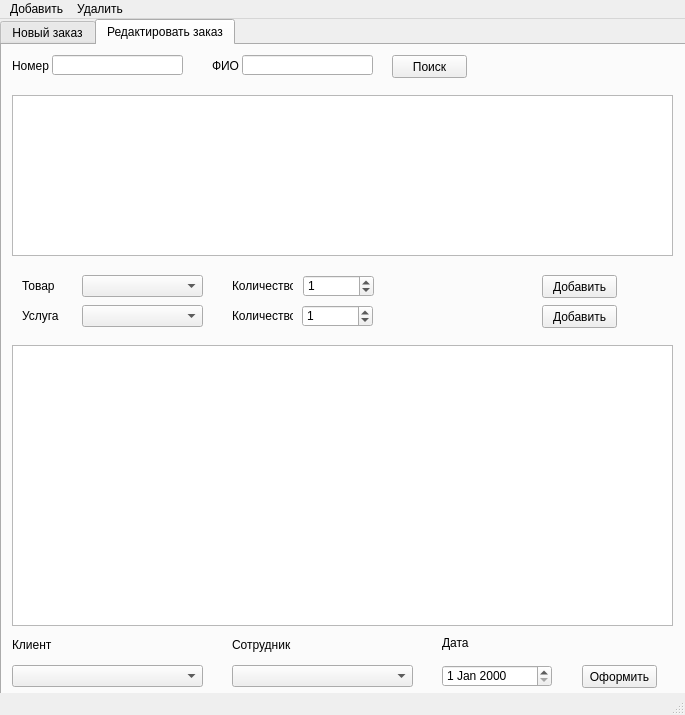
<?xml version="1.0" encoding="UTF-8"?>
<ui version="4.0">
 <class>MainWindow</class>
 <widget class="QMainWindow" name="MainWindow">
  <property name="geometry">
   <rect>
    <x>0</x>
    <y>0</y>
    <width>685</width>
    <height>715</height>
   </rect>
  </property>
  <property name="windowTitle">
   <string>MainWindow</string>
  </property>
  <widget class="QWidget" name="centralwidget">
   <widget class="QTabWidget" name="tabWidget">
    <property name="geometry">
     <rect>
      <x>0</x>
      <y>0</y>
      <width>691</width>
      <height>691</height>
     </rect>
    </property>
    <property name="currentIndex">
     <number>1</number>
    </property>
    <widget class="QWidget" name="tab">
     <attribute name="title">
      <string>Новый заказ</string>
     </attribute>
     <widget class="QComboBox" name="comboBox">
      <property name="geometry">
       <rect>
        <x>70</x>
        <y>10</y>
        <width>121</width>
        <height>22</height>
       </rect>
      </property>
     </widget>
     <widget class="QLabel" name="label">
      <property name="geometry">
       <rect>
        <x>10</x>
        <y>10</y>
        <width>51</width>
        <height>21</height>
       </rect>
      </property>
      <property name="text">
       <string>Товар</string>
      </property>
     </widget>
     <widget class="QDateEdit" name="dateEdit">
      <property name="geometry">
       <rect>
        <x>450</x>
        <y>620</y>
        <width>110</width>
        <height>22</height>
       </rect>
      </property>
     </widget>
     <widget class="QLabel" name="label_2">
      <property name="geometry">
       <rect>
        <x>220</x>
        <y>10</y>
        <width>61</width>
        <height>21</height>
       </rect>
      </property>
      <property name="text">
       <string>Количество</string>
      </property>
     </widget>
     <widget class="QLabel" name="label_3">
      <property name="geometry">
       <rect>
        <x>10</x>
        <y>40</y>
        <width>47</width>
        <height>21</height>
       </rect>
      </property>
      <property name="text">
       <string>Услуга</string>
      </property>
     </widget>
     <widget class="QComboBox" name="comboBox_2">
      <property name="geometry">
       <rect>
        <x>70</x>
        <y>40</y>
        <width>121</width>
        <height>22</height>
       </rect>
      </property>
     </widget>
     <widget class="QLabel" name="label_5">
      <property name="geometry">
       <rect>
        <x>220</x>
        <y>40</y>
        <width>61</width>
        <height>21</height>
       </rect>
      </property>
      <property name="text">
       <string>Количество</string>
      </property>
     </widget>
     <widget class="QSpinBox" name="spinBox">
      <property name="geometry">
       <rect>
        <x>291</x>
        <y>10</y>
        <width>71</width>
        <height>22</height>
       </rect>
      </property>
      <property name="maximum">
       <number>1000000000</number>
      </property>
      <property name="value">
       <number>1</number>
      </property>
     </widget>
     <widget class="QSpinBox" name="spinBox_2">
      <property name="geometry">
       <rect>
        <x>290</x>
        <y>40</y>
        <width>71</width>
        <height>22</height>
       </rect>
      </property>
      <property name="maximum">
       <number>100000000</number>
      </property>
      <property name="value">
       <number>1</number>
      </property>
     </widget>
     <widget class="QPushButton" name="pushButton">
      <property name="geometry">
       <rect>
        <x>530</x>
        <y>10</y>
        <width>75</width>
        <height>23</height>
       </rect>
      </property>
      <property name="text">
       <string>Добавить</string>
      </property>
     </widget>
     <widget class="QPushButton" name="pushButton_2">
      <property name="geometry">
       <rect>
        <x>530</x>
        <y>40</y>
        <width>75</width>
        <height>23</height>
       </rect>
      </property>
      <property name="text">
       <string>Добавить</string>
      </property>
     </widget>
     <widget class="QPushButton" name="pushButton_3">
      <property name="geometry">
       <rect>
        <x>590</x>
        <y>620</y>
        <width>75</width>
        <height>23</height>
       </rect>
      </property>
      <property name="text">
       <string>Оформить</string>
      </property>
     </widget>
     <widget class="QComboBox" name="comboBox_3">
      <property name="geometry">
       <rect>
        <x>240</x>
        <y>620</y>
        <width>181</width>
        <height>22</height>
       </rect>
      </property>
     </widget>
     <widget class="QComboBox" name="comboBox_4">
      <property name="geometry">
       <rect>
        <x>20</x>
        <y>620</y>
        <width>191</width>
        <height>22</height>
       </rect>
      </property>
     </widget>
     <widget class="QLabel" name="label_4">
      <property name="geometry">
       <rect>
        <x>20</x>
        <y>590</y>
        <width>191</width>
        <height>20</height>
       </rect>
      </property>
      <property name="text">
       <string>Клиент</string>
      </property>
     </widget>
     <widget class="QLabel" name="label_6">
      <property name="geometry">
       <rect>
        <x>240</x>
        <y>590</y>
        <width>181</width>
        <height>20</height>
       </rect>
      </property>
      <property name="text">
       <string>Сотрудник</string>
      </property>
     </widget>
     <widget class="QLabel" name="label_7">
      <property name="geometry">
       <rect>
        <x>450</x>
        <y>590</y>
        <width>111</width>
        <height>16</height>
       </rect>
      </property>
      <property name="text">
       <string>Дата</string>
      </property>
     </widget>
     <widget class="QTableView" name="tableView">
      <property name="geometry">
       <rect>
        <x>10</x>
        <y>80</y>
        <width>661</width>
        <height>501</height>
       </rect>
      </property>
     </widget>
    </widget>
    <widget class="QWidget" name="tab_3">
     <attribute name="title">
      <string>Редактировать заказ</string>
     </attribute>
     <widget class="QLineEdit" name="lineEdit">
      <property name="geometry">
       <rect>
        <x>50</x>
        <y>10</y>
        <width>131</width>
        <height>20</height>
       </rect>
      </property>
     </widget>
     <widget class="QLineEdit" name="lineEdit_2">
      <property name="geometry">
       <rect>
        <x>240</x>
        <y>10</y>
        <width>131</width>
        <height>20</height>
       </rect>
      </property>
     </widget>
     <widget class="QLabel" name="label_8">
      <property name="geometry">
       <rect>
        <x>10</x>
        <y>10</y>
        <width>51</width>
        <height>21</height>
       </rect>
      </property>
      <property name="text">
       <string>Номер</string>
      </property>
     </widget>
     <widget class="QPushButton" name="pushButton_4">
      <property name="geometry">
       <rect>
        <x>390</x>
        <y>10</y>
        <width>75</width>
        <height>23</height>
       </rect>
      </property>
      <property name="text">
       <string>Поиск</string>
      </property>
     </widget>
     <widget class="QLabel" name="label_9">
      <property name="geometry">
       <rect>
        <x>210</x>
        <y>10</y>
        <width>47</width>
        <height>21</height>
       </rect>
      </property>
      <property name="text">
       <string>ФИО</string>
      </property>
     </widget>
     <widget class="QTableView" name="tableView_2">
      <property name="geometry">
       <rect>
        <x>10</x>
        <y>50</y>
        <width>661</width>
        <height>161</height>
       </rect>
      </property>
     </widget>
     <widget class="QTableView" name="tableView_3">
      <property name="geometry">
       <rect>
        <x>10</x>
        <y>300</y>
        <width>661</width>
        <height>281</height>
       </rect>
      </property>
     </widget>
     <widget class="QLabel" name="label_12">
      <property name="geometry">
       <rect>
        <x>230</x>
        <y>590</y>
        <width>181</width>
        <height>20</height>
       </rect>
      </property>
      <property name="text">
       <string>Сотрудник</string>
      </property>
     </widget>
     <widget class="QComboBox" name="comboBox_6">
      <property name="geometry">
       <rect>
        <x>10</x>
        <y>620</y>
        <width>191</width>
        <height>22</height>
       </rect>
      </property>
     </widget>
     <widget class="QPushButton" name="pushButton_6">
      <property name="geometry">
       <rect>
        <x>580</x>
        <y>620</y>
        <width>75</width>
        <height>23</height>
       </rect>
      </property>
      <property name="text">
       <string>Оформить</string>
      </property>
     </widget>
     <widget class="QDateEdit" name="dateEdit_2">
      <property name="geometry">
       <rect>
        <x>440</x>
        <y>620</y>
        <width>110</width>
        <height>22</height>
       </rect>
      </property>
     </widget>
     <widget class="QLabel" name="label_11">
      <property name="geometry">
       <rect>
        <x>440</x>
        <y>590</y>
        <width>111</width>
        <height>16</height>
       </rect>
      </property>
      <property name="text">
       <string>Дата</string>
      </property>
     </widget>
     <widget class="QLabel" name="label_10">
      <property name="geometry">
       <rect>
        <x>10</x>
        <y>590</y>
        <width>191</width>
        <height>20</height>
       </rect>
      </property>
      <property name="text">
       <string>Клиент</string>
      </property>
     </widget>
     <widget class="QComboBox" name="comboBox_5">
      <property name="geometry">
       <rect>
        <x>230</x>
        <y>620</y>
        <width>181</width>
        <height>22</height>
       </rect>
      </property>
     </widget>
     <widget class="QPushButton" name="pushButton_5">
      <property name="geometry">
       <rect>
        <x>540</x>
        <y>230</y>
        <width>75</width>
        <height>23</height>
       </rect>
      </property>
      <property name="text">
       <string>Добавить</string>
      </property>
     </widget>
     <widget class="QComboBox" name="comboBox_7">
      <property name="geometry">
       <rect>
        <x>80</x>
        <y>230</y>
        <width>121</width>
        <height>22</height>
       </rect>
      </property>
     </widget>
     <widget class="QComboBox" name="comboBox_8">
      <property name="geometry">
       <rect>
        <x>80</x>
        <y>260</y>
        <width>121</width>
        <height>22</height>
       </rect>
      </property>
     </widget>
     <widget class="QLabel" name="label_13">
      <property name="geometry">
       <rect>
        <x>230</x>
        <y>230</y>
        <width>61</width>
        <height>21</height>
       </rect>
      </property>
      <property name="text">
       <string>Количество</string>
      </property>
     </widget>
     <widget class="QPushButton" name="pushButton_7">
      <property name="geometry">
       <rect>
        <x>540</x>
        <y>260</y>
        <width>75</width>
        <height>23</height>
       </rect>
      </property>
      <property name="text">
       <string>Добавить</string>
      </property>
     </widget>
     <widget class="QSpinBox" name="spinBox_3">
      <property name="geometry">
       <rect>
        <x>300</x>
        <y>260</y>
        <width>71</width>
        <height>22</height>
       </rect>
      </property>
      <property name="maximum">
       <number>100000000</number>
      </property>
      <property name="value">
       <number>1</number>
      </property>
     </widget>
     <widget class="QSpinBox" name="spinBox_4">
      <property name="geometry">
       <rect>
        <x>301</x>
        <y>230</y>
        <width>71</width>
        <height>22</height>
       </rect>
      </property>
      <property name="maximum">
       <number>1000000000</number>
      </property>
      <property name="value">
       <number>1</number>
      </property>
     </widget>
     <widget class="QLabel" name="label_14">
      <property name="geometry">
       <rect>
        <x>20</x>
        <y>260</y>
        <width>47</width>
        <height>21</height>
       </rect>
      </property>
      <property name="text">
       <string>Услуга</string>
      </property>
     </widget>
     <widget class="QLabel" name="label_15">
      <property name="geometry">
       <rect>
        <x>20</x>
        <y>230</y>
        <width>51</width>
        <height>21</height>
       </rect>
      </property>
      <property name="text">
       <string>Товар</string>
      </property>
     </widget>
     <widget class="QLabel" name="label_16">
      <property name="geometry">
       <rect>
        <x>230</x>
        <y>260</y>
        <width>61</width>
        <height>21</height>
       </rect>
      </property>
      <property name="text">
       <string>Количество</string>
      </property>
     </widget>
    </widget>
   </widget>
  </widget>
  <widget class="QMenuBar" name="menubar">
   <property name="geometry">
    <rect>
     <x>0</x>
     <y>0</y>
     <width>685</width>
     <height>21</height>
    </rect>
   </property>
   <widget class="QMenu" name="menu">
    <property name="title">
     <string>Добавить</string>
    </property>
    <addaction name="action_2"/>
    <addaction name="action"/>
    <addaction name="action_3"/>
    <addaction name="action_4"/>
    <addaction name="action_5"/>
   </widget>
   <widget class="QMenu" name="menu_2">
    <property name="title">
     <string>Удалить</string>
    </property>
    <addaction name="action_6"/>
    <addaction name="action_7"/>
    <addaction name="action_8"/>
    <addaction name="action_9"/>
    <addaction name="action_10"/>
   </widget>
   <addaction name="menu"/>
   <addaction name="menu_2"/>
  </widget>
  <widget class="QStatusBar" name="statusbar"/>
  <action name="action">
   <property name="text">
    <string>Производитель</string>
   </property>
  </action>
  <action name="action_2">
   <property name="text">
    <string>Продукт</string>
   </property>
  </action>
  <action name="action_3">
   <property name="text">
    <string>Клиент</string>
   </property>
  </action>
  <action name="action_4">
   <property name="text">
    <string>Продавец</string>
   </property>
  </action>
  <action name="action_5">
   <property name="text">
    <string>Сервис</string>
   </property>
  </action>
  <action name="action_6">
   <property name="text">
    <string>Продукт</string>
   </property>
  </action>
  <action name="action_7">
   <property name="text">
    <string>Производитель</string>
   </property>
  </action>
  <action name="action_8">
   <property name="text">
    <string>Клиент</string>
   </property>
  </action>
  <action name="action_9">
   <property name="text">
    <string>Продавец</string>
   </property>
  </action>
  <action name="action_10">
   <property name="text">
    <string>Сервис</string>
   </property>
  </action>
 </widget>
 <resources/>
 <connections/>
</ui>
